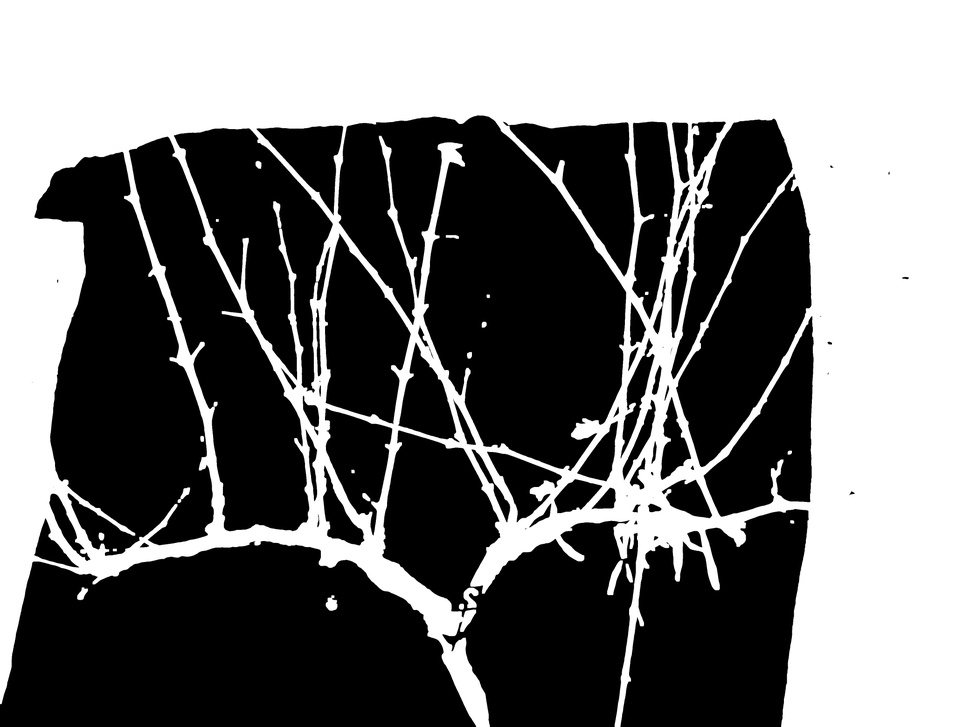
#> input picture Watershed/sure_bg.jpg, 970 x 727 px, shrunk from 4160 x 3120 before the run
$ python Watershed.py   (Python 2 division)
#> lines starting #> are read from the running program, lines starting #| are printed output that depends on the picture; after the words box and inside, x2 and y2 are one past the last pixel; in counts of white or black regions, pixels touching at a corner belong together
import numpy as np
import cv2
from matplotlib import pyplot as plt
import sys

def main():

    img = cv2.imread('sure_bg.jpg')
#> img is the input picture: shape (727, 970, 3); min 0, max 255, mean 116
    gray = cv2.cvtColor(img,cv2.COLOR_BGR2GRAY)
    ret, thresh = cv2.threshold(gray,0,255,cv2.THRESH_BINARY_INV+cv2.THRESH_OTSU)
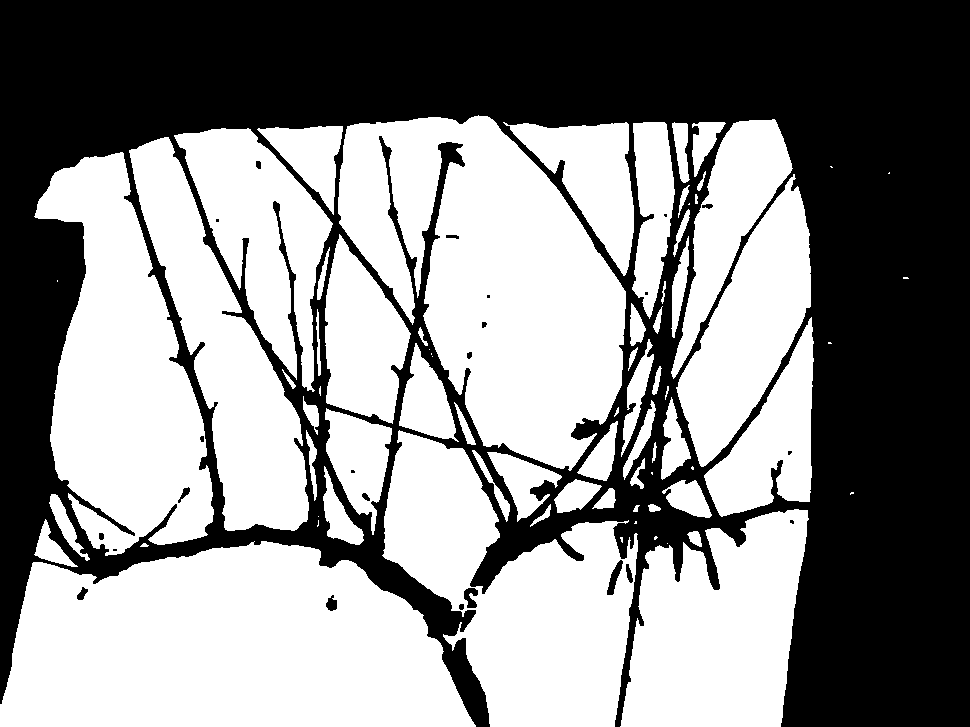
#> thresh: shape (727, 970); 54.5% white; 24 black regions (8 under 20 px), largest, box (x1, y1, x2, y2) and area: (0, 0, 970, 727) 319827, (607, 560, 623, 595) 230, (464, 588, 478, 608) 183
#> ret = 127


    cv2.imwrite("tree1-gray.jpg", gray)


    # noise removal
    kernel = np.ones((3,3),np.uint8)
    opening = cv2.morphologyEx(thresh,cv2.MORPH_OPEN,kernel, iterations = 2)
#> opening: shape (727, 970); 54% white; 16 black regions (7 under 20 px), largest, box (x1, y1, x2, y2) and area: (0, 0, 970, 727) 324219, (326, 595, 337, 611) 122, (77, 587, 88, 600) 80

    # sure background area
    sure_bg = cv2.dilate(opening,kernel,iterations=3)
#> sure_bg: shape (727, 970); 61.2% white; 79 black regions (46 under 20 px), largest, box (x1, y1, x2, y2) and area: (0, 0, 970, 727) 266463, (272, 299, 327, 410) 1293, (446, 643, 486, 727) 1218

    cv2.imwrite("tree1-sure.jpg", sure_bg)

    # Finding sure foreground area
    dist_transform = cv2.distanceTransform(opening,cv2.DIST_L2,5)
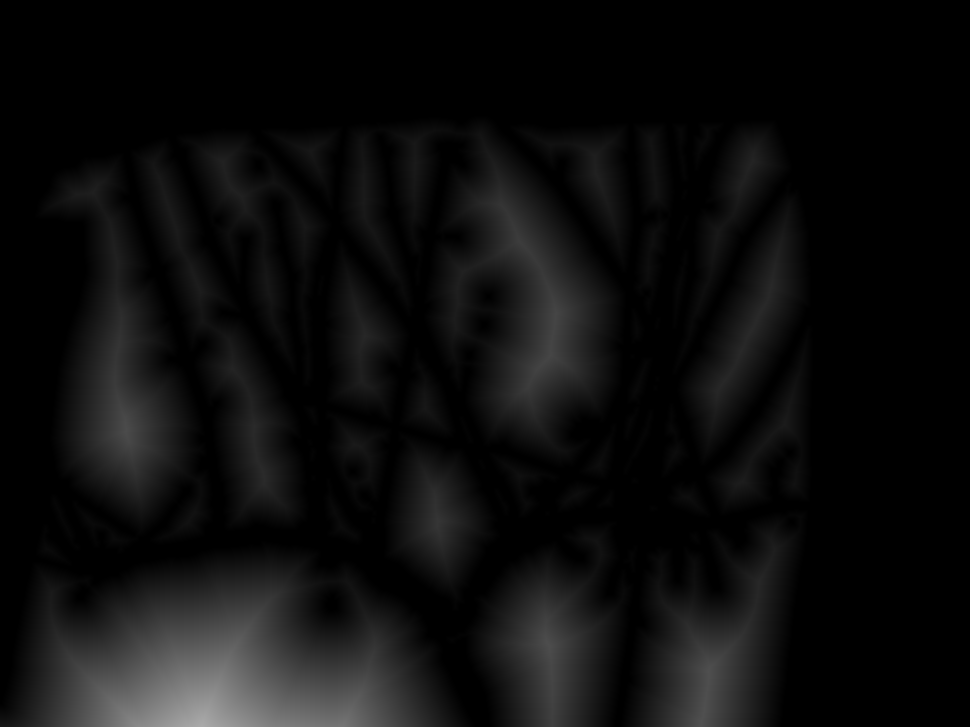
#> dist_transform: shape (727, 970) float32; min 0, max 171, mean 13.6
    ret, sure_fg = cv2.threshold(dist_transform,0.7*dist_transform.max(),255,0)
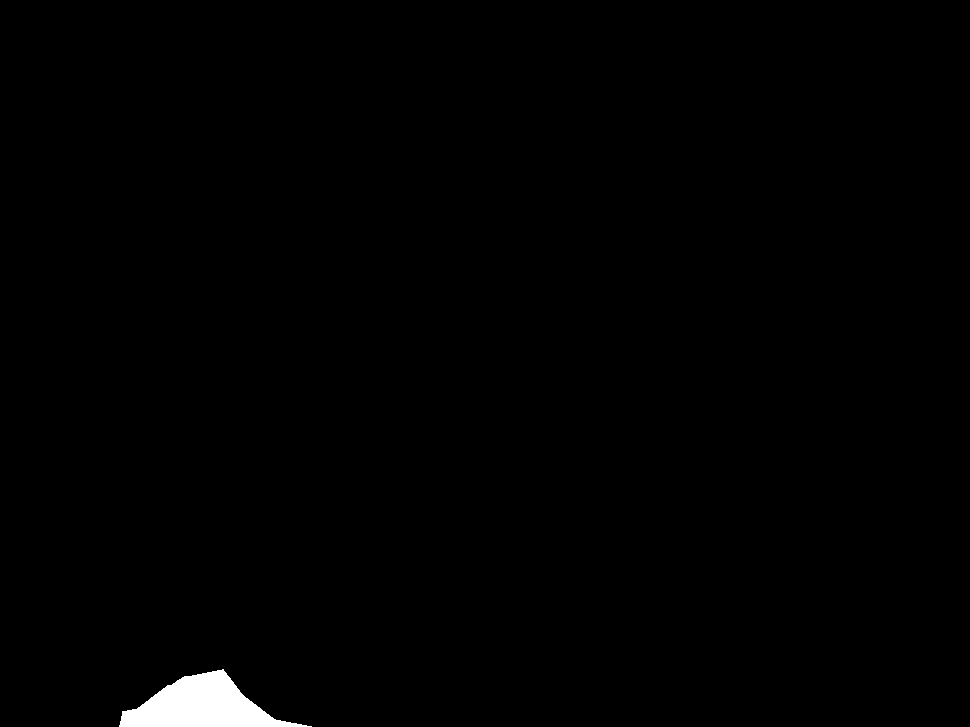
#> sure_fg: shape (727, 970) float32; 0.81% white; 1 white region, box (x1, y1, x2, y2) and area: (119, 669, 312, 727) 5737
#> ret = 119.7

    """
    cv2.imshow('image', sure_fg)
    cv2.waitKey(0)
    cv2.destroyAllWindows()
    """


    # Finding unknown region
    sure_fg = np.uint8(sure_fg)
    unknown = cv2.subtract(sure_bg,sure_fg)
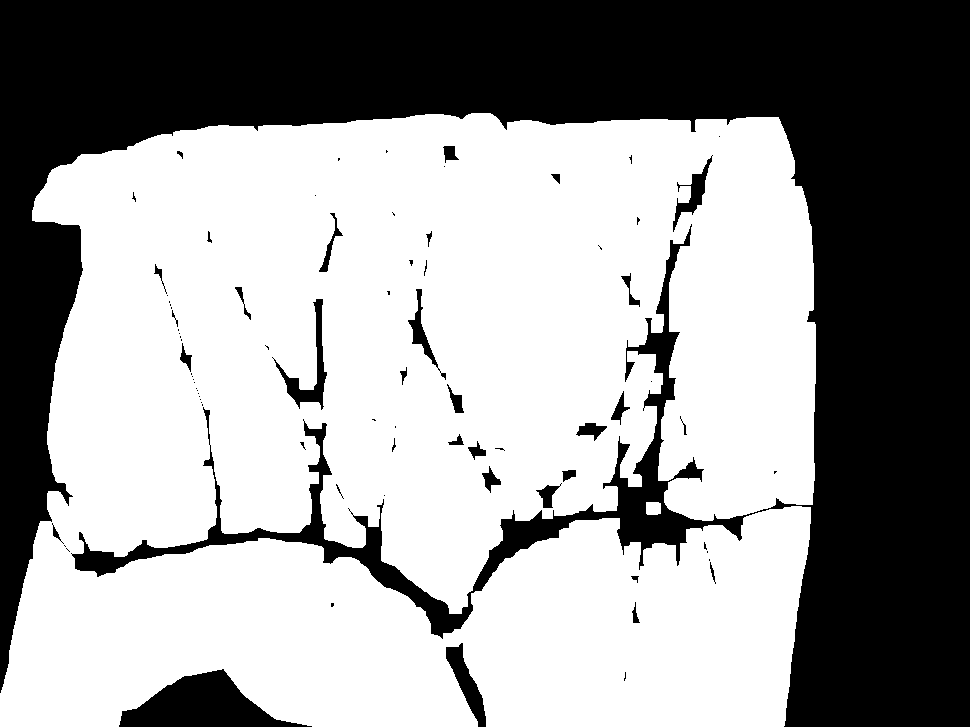
#> unknown: shape (727, 970); 60.4% white; 80 black regions (46 under 20 px), largest, box (x1, y1, x2, y2) and area: (0, 0, 970, 727) 266463, (119, 669, 312, 727) 5737, (272, 299, 327, 410) 1293

    cv2.imwrite("sure_fg.jpg", sure_fg)
    cv2.imwrite("unkown.jpg", unknown)

    nonzero = cv2.countNonZero(sure_bg)
#> nonzero = 431688
    total = sure_bg.shape[0] * sure_bg.shape[1]
#> total = 705190
    zero = total - nonzero
#> zero = 273502
    ratio = zero * 100 / float(total)
#> ratio = 38.78
    print 'ratio of zero / nonzero = {:.2f}'.format(ratio)
#| ratio of zero / nonzero = 38.78


    #find canny edges
    edged = cv2.Canny(sure_bg, 30, 200)
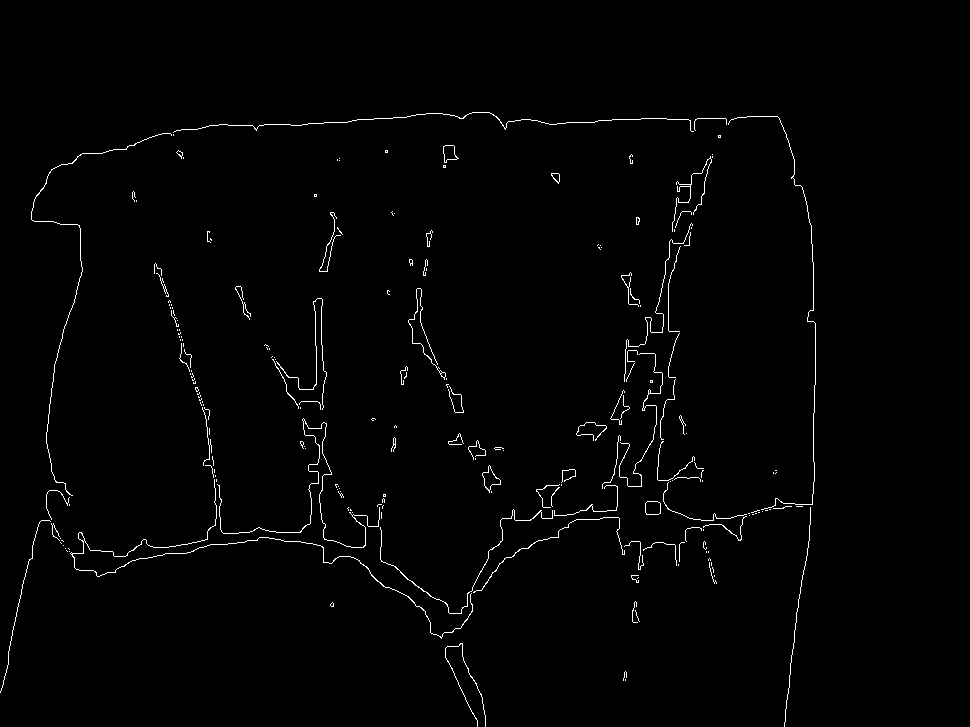
#> edged: shape (727, 970); 1.2% white in thin lines or dots, all inside (x1, y1, x2, y2) = (0, 112, 816, 727)
    """
    cv2.imshow('canny edges', edged)
    cv2.waitKey(0)
    """
    cv2.imwrite("canny_edges.jpg", edged)


    contours, hierarchy=cv2.findContours(edged,cv2.RETR_EXTERNAL,cv2.CHAIN_APPROX_NONE)
#> contours = 211 contours, 199 with area under 20; largest, box (x1, y1, x2, y2) and area: (482, 465, 501, 493) 212, (645, 501, 661, 515) 187, (443, 145, 459, 163) 164, (70, 479, 473, 639) 98, (551, 173, 560, 184) 52
    cnt = contours[0]
#> cnt = [[625, 679], [625, 680]]
    M = cv2.moments(cnt)
#> M = moments, m00 0
    #print 'Moments = ' + M
    area = cv2.contourArea(cnt)
#> area = 0
    print'Contour Area = ' + str(area)
#| Contour Area = 0.0

    perimeter = cv2.arcLength(cnt, True)
#> perimeter = 2
    print 'Perimeter = ' + str(perimeter)
#| Perimeter = 2.0
    epsilon = 0.1*cv2.arcLength(cnt,True)
#> epsilon = 0.2
    approx = cv2.approxPolyDP(cnt,epsilon,True)
#> approx = [[625, 679], [625, 680]]
    print 'Epsilon = ' + str(epsilon)
#| Epsilon = 0.2
    print 'Approximation = ' + str(approx)
#| Approximation = [[[625 679]]
#|  [[625 680]]]

    #use -1 as the 3rd parameter to draw all the contours
    cv2.drawContours(img,contours,-1,(0,255,0),3)
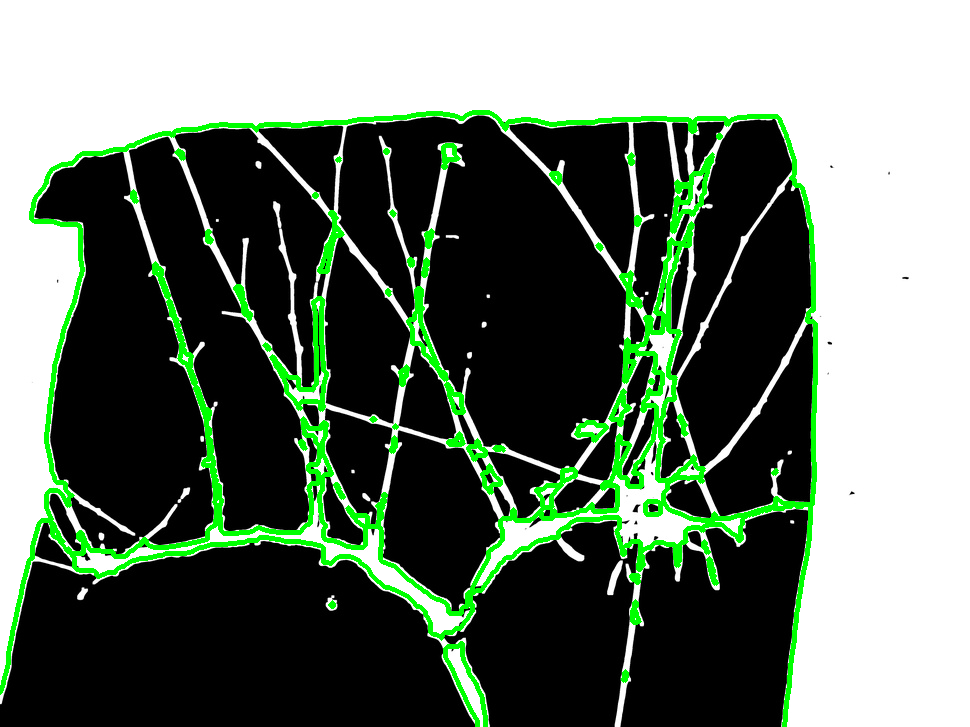
#> img: shape (727, 970, 3); 5.71% of pixels changed, all inside (x1, y1, x2, y2) = (0, 110, 818, 727)
    cv2.imwrite("contoured_img.jpg", img)
    """
    cv2.imshow('contours',img)
    cv2.waitKey(0)
    cv2.destroyAllWindows()
    """

main()
